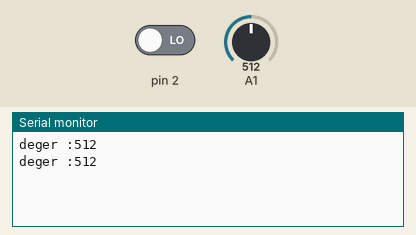
A sketch run on a simulated Arduino Uno, built with avr-gcc and run on an emulated ATmega328P. Shown: the last lines printed to the serial monitor. The test bench sets the inputs (shaded band); at power-on: pin 2 LOW, A1 = 512.

Above: at 1.8 s.
1.9 s: pin 2 driven HIGH
At 2.7 s:
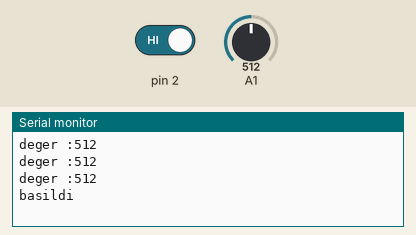
4.5 s: A1 set to 716
At 5.8 s:
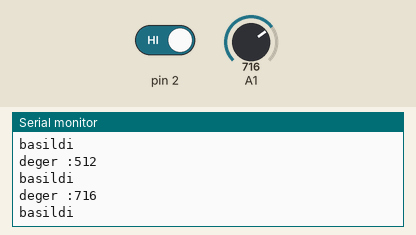
6.0 s: A1 set to 900
At 12.8 s:
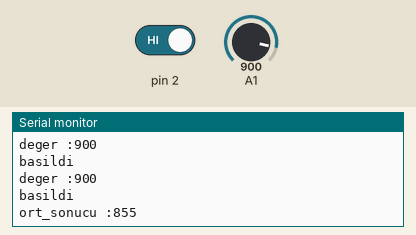
Timing chart, 0 to 14.3 s (numbered marks = the images above; inputs shaded):
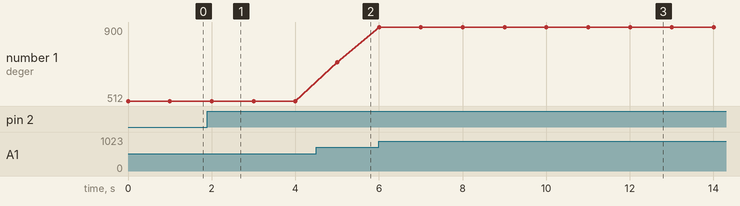

The sketch:

ortalama_kodu_calsyor.ino
```cpp
int sonuc;
int button=2;
float sum=0;
bool durum=true;
int i=0;
void setup() {
  Serial.begin(9600);
  pinMode(2,INPUT);
}

void loop() {
 Serial.print("deger :");
 Serial.println(analogRead(A1));
 if(digitalRead(2)==1){
   durum=false;
   Serial.println("basildi");
 }
 if(durum==false){

  sum = (sum +(analogRead(A1)));

 if(i==10){
  sonuc=sum/10;
 Serial.print("ort_sonucu :");
 Serial.println(sonuc);
 sum=0;
 i=-1;
 durum=true;
 }

i=i+1;
 }
delay(1000);
}


 
```

Measured:
- after the input at 1.9 s, the serial monitor: prints a new line after 0.11 s (image 1)
- after the input at 4.5 s, the serial monitor: prints a new line after 0.50 s (image 2)
- after the input at 6.0 s, the serial monitor: prints a new line at once (image 3)
- plotted number 1: 512 → 716 after the input at 4.5 s, 716 → 900 after the input at 6.0 s
